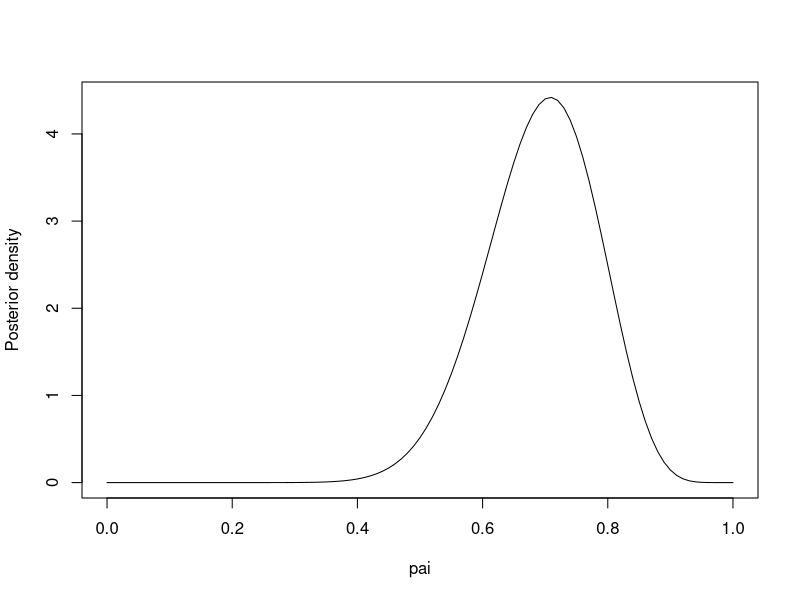
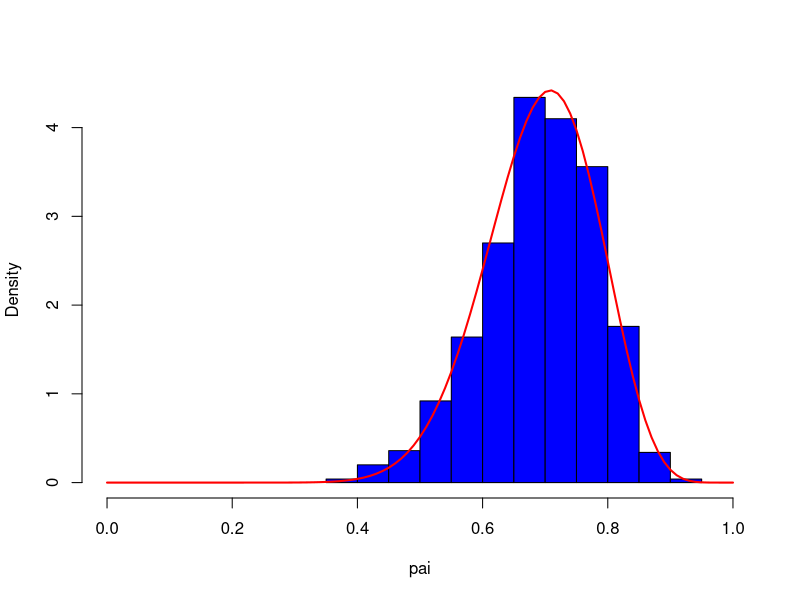
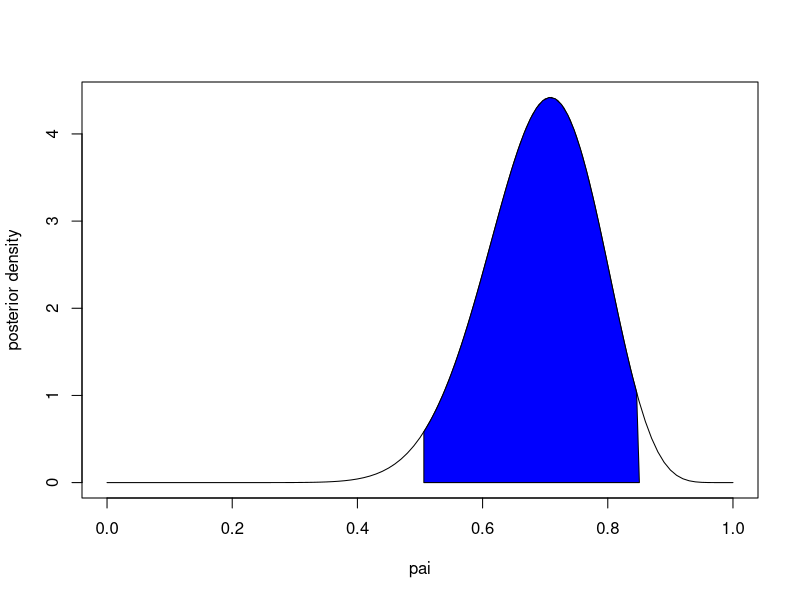
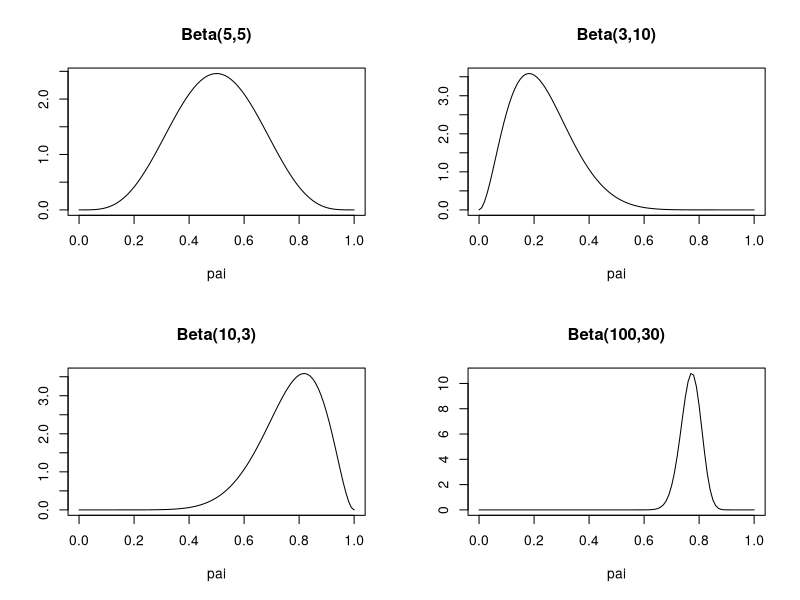
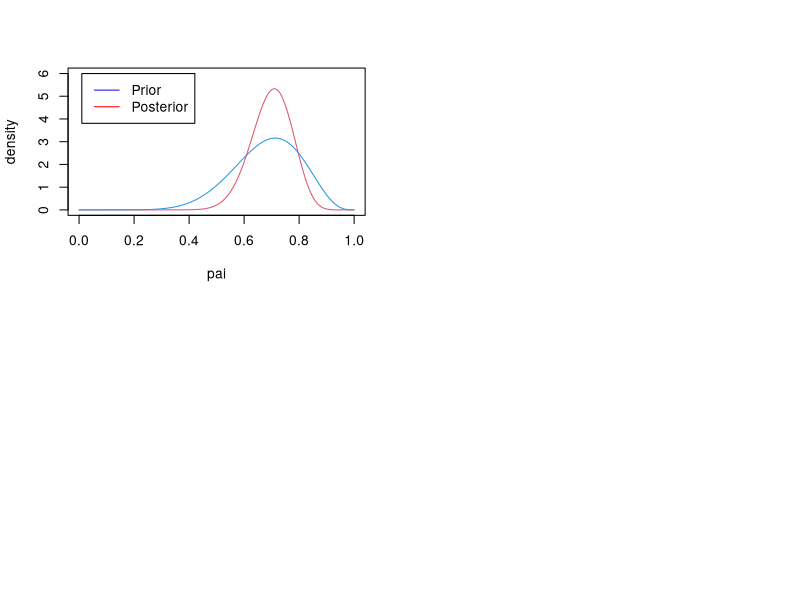

Generate these figures, in order, with R:
## Marketing Effectiveness Model with Beta Binomial

n = 24
y = 17

## Flat prior : pi ~ Unif(0,1)
## Posterior beta(y+1,n-y+1)

pai<-seq(0,1,0.01)
d_post=dbeta(pai,y+1,n-y+1)
plot(pai,d_post,type="l",xlab="pai",ylab="Posterior density")

## Simulate 1000 samples from Beta(18,8)

pai<-rbeta(1000,y+1,n-y+1)
hist(pai,prob=TRUE,col="blue",xlim=c(0,1),main="")
summary(pai)
quantile(pai,prob=c(0.025,0.975))

pai<-seq(0,1,0.01)
lines(pai,dbeta(pai,y+1,n-y+1),col="red",lwd=2)

### Credible Intervals or Highest Posterior Density Region
library(graphics)
LB<-qbeta(0.025,18,8)
UB<-qbeta(0.975,18,8)
cord.pai<-c(LB,seq(LB,UB,0.01),UB)
cord.dpai<-c(0,dbeta(seq(LB,UB,0.01),18,8),0)
curve(dbeta(x,18,8),xlim=c(0,1),xlab="pai",ylab="posterior density")
polygon(cord.pai,cord.dpai,col="blue")


## Four different choices of prior

par(mfrow=c(2,2))
pai<-seq(0,1,0.01)
plot(pai,dbeta(pai,5,5),main="Beta(5,5)",type="l",ylab="")
plot(pai,dbeta(pai,3,10),main="Beta(3,10)",type="l",ylab="")
plot(pai,dbeta(pai,10,3),main="Beta(10,3)",type="l",ylab="")
plot(pai,dbeta(pai,100,30),main="Beta(100,30)",type="l",ylab="")



## Modeling expert's opinion with conjugate beta prior
integrate(dbeta,lower=0.5,upper=0.9,shape1=7,shape2=3)

obj<-function(lower,upper,a,b,p){
  I = integrate(dbeta,lower,upper,shape1=a,shape2=b)$value
  dif = abs(I-p)
  return(dif)
}

obj(lower=0.5,upper=0.9,a=7,b=3,p=0.9)

a<-b<-seq(1,10,0.1)
res<-c(1,1,obj(lower=0.5,upper=0.9,a=1,b=1,p=0.9))
for(i in 1:length(a)){
  for(j in 1:length(b)){
      val<-c(a[i],b[j],obj(lower=0.5,upper=0.9,a=a[i],b=b[j],p=0.9))
      res<-rbind(res,val)
  }
}

round(res[which.min(res[,3]),],2)

integrate(dbeta,0.5,0.9,shape1=9.2,shape2=4.3)


## Posterior Analysis with Expert's Opinion as Beta prior

y<-17
n<-24
a<-9.2
b<-4.3
pai<-seq(0,1,0.01)
plot(pai,dbeta(pai,y+a,n-y+b),type="l",ylab="density",col=2,ylim=c(0,6))
lines(pai,dbeta(pai,a,b),col=4) 
text<-c("Prior","Posterior")
legend(0.01,6,text,col=c("blue","red"),lty=c(1,1))

### Posterior Summary

pai<-rbeta(1000,y+a,n-y+b)
summary(pai)
quantile(pai,prob=c(0.025,0.975))
